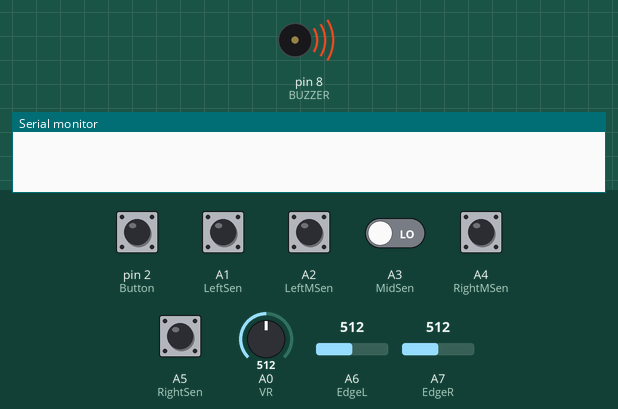
Simulated run of this sketch. Board: Arduino Nano, built with avr-gcc and run on an emulated ATmega328P. Shown: buzzer (waves = sounding), the last lines printed to the serial monitor. The inputs (shaded band) are chosen by the test bench; at power-on: pin 2 (Button) HIGH, A1 (LeftSen), A2 (LeftMSen), A3 (MidSen), A4 (RightMSen), A5 (RightSen) LOW, A0 (VR) = 512, A6 (EdgeL) = 512, A7 (EdgeR) = 512.

Above: at 3.6 s.
At 5.5 s:
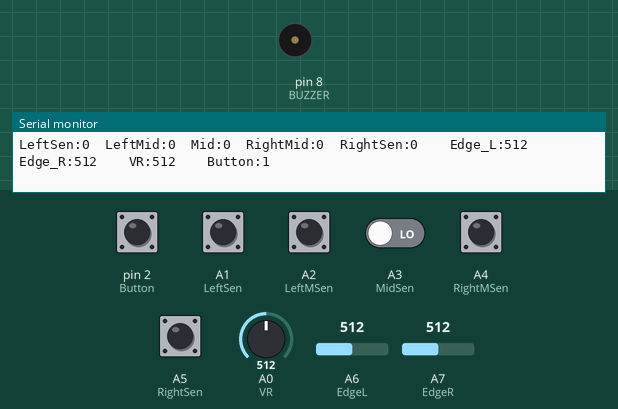
5.6 s: A0 (VR) set to 7
8.6 s: A6 (EdgeL) set to 7
11.6 s: A7 (EdgeR) set to 7
Timing chart, 0 to 14.6 s (numbered marks = the images above; inputs shaded):
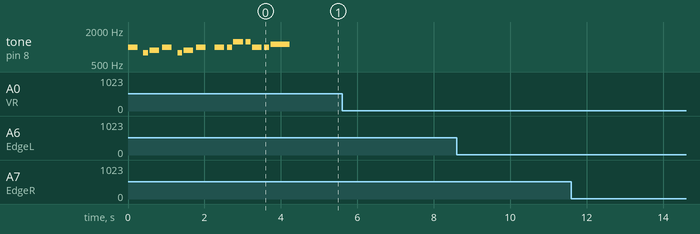

The sketch:

sensor_test.ino
```cpp
/*
This is for sensor test
for Line Sensor LSS05 or Maker Line
and Edge Sensor using Maker Reflect
for LinerBot
by Duokino
 */

int VR = A0;

int Button = 2;

int LeftSen = A1;
int LeftMSen = A2;
int MidSen = A3;
int RightMSen = A4;
int RightSen = A5;

int EdgeL = A6;
int EdgeR = A7;

void setup() {

  pinMode(Button, INPUT_PULLUP);

  Serial.begin(9600); // set the data rate in bits per second for serial data transmission

  melody();

}

void loop() {

  Serial.print("LeftSen:");
  Serial.print(digitalRead(LeftSen));
  Serial.print("  LeftMid:");
  Serial.print(digitalRead(LeftMSen));
  Serial.print("  Mid:");
  Serial.print(digitalRead(MidSen));
  Serial.print("  RightMid:");
  Serial.print(digitalRead(RightMSen));
  Serial.print("  RightSen:");
  Serial.print(digitalRead(RightSen));
  Serial.print("    Edge_L:");
  Serial.print(analogRead(EdgeL));
  Serial.print("  Edge_R:");
  Serial.print(analogRead(EdgeR));
  Serial.print("    VR:");
  Serial.print(analogRead(VR));
  Serial.print("    Button:");
  Serial.println(digitalRead(Button));
  delay(200);

}

void melody(){

  #define NOTE_B5   988
  #define NOTE_G5   784
  #define NOTE_A5   880
  #define NOTE_DS6  1245
  #define NOTE_CS6   1109

  #define BUZZER 8

  int melody[] = {NOTE_B5, 0, NOTE_G5, NOTE_A5, NOTE_B5, 0, NOTE_G5, NOTE_A5, NOTE_B5, 0, NOTE_B5, NOTE_B5, NOTE_DS6, NOTE_DS6, NOTE_B5, NOTE_B5, NOTE_CS6};
  int noteDurations[] = {4, 16, 8, 4, 4, 16, 8, 4, 4, 8, 4, 8, 4, 8, 4, 8, 2};

    for (int thisNote = 0; thisNote < 17; thisNote++){
      int noteDuration = 1000 / noteDurations[thisNote];
      tone(BUZZER, melody[thisNote], noteDuration);
      int pauseBetweenNotes = noteDuration * 1.30;
      delay(pauseBetweenNotes);
      noTone(BUZZER);
    }
}
```
